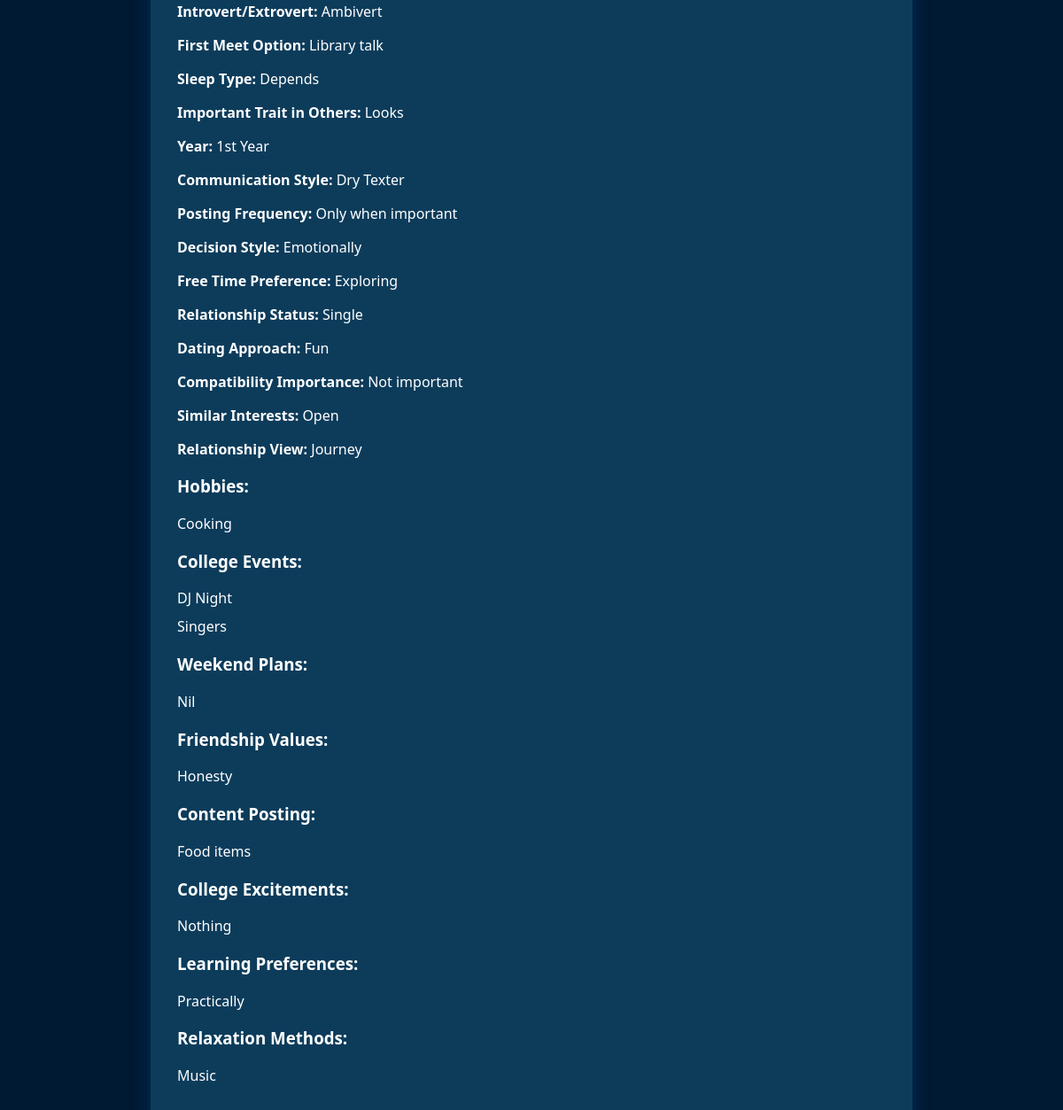
Page /accounts/ans/ (signed in) on the committed database.
### accounts/models.py (models this page shows, shortened)
class UserQuestionnaire(models.Model):
    user = models.OneToOneField(User, on_delete=models.CASCADE, related_name='questionnaire')
    hobbies = models.TextField(blank=True)
    college_events = models.TextField(blank=True)
    weekend_plans = models.TextField(blank=True)
    friendship_values = models.TextField(blank=True)
    content_posting = models.TextField(blank=True)
    college_excitements = models.TextField(blank=True)
    learning_preferences = models.TextField(blank=True)
    relaxation_methods = models.TextField(blank=True)
    introvert_extrovert = models.CharField(max_length=100, choices=[('Introvert', 'Introvert'), ('Extrovert', 'Extrovert'), ('Ambivert', 'Ambivert'), ('Shy', 'Shy')])
    first_meet = models.CharField(max_length=100, choices=[('Canteen chai', 'Canteen chai'), ('Library talk', 'Library talk'), ('Random walk', 'Random walk'), ('Event hangout', 'Event hangout'), ('Virtual hangout (online)', 'Virtual hangout (online)')])
    sleep_type = models.CharField(max_length=100, choices=[('Night owl', 'Night owl'), ('Early bird', 'Early bird'), ('Neither, depends on my mood', 'Neither, depends on my mood')])
    important_trait = models.CharField(max_length=100, choices=[('Looks', 'Looks'), ('Vibe', 'Vibe'), ('Communication', 'Communication'), ('Ambition', 'Ambition'), ('Humor', 'Humor')])
    year = models.CharField(max_length=100, choices=[('1st Year', '1st Year'), ('2nd Year', '2nd Year'), ('3rd Year', '3rd Year'), ('Final Year', 'Final Year'), ('Postgraduate', 'Postgraduate')])
    comm_style = models.CharField(max_length=100, choices=[('Dry Texter', 'Dry Texter'), ('Emojis & Memes', 'Emojis & Memes'), ('Deep Conversations', 'Deep Conversations'), ('Voice Notes Lover', 'Voice Notes Lover'), ('Frequent Calls', 'Frequent Calls')])
    posting_frequency = models.CharField(max_length=100, choices=[('Rarely', 'Rarely'), ('Occasionally', 'Occasionally'), ('Frequently', 'Frequently'), ('Almost daily', 'Almost daily'), ('Only when I have something important to share', 'Only when I have something important to share')])
    decision_style = models.CharField(max_length=100, choices=[('Logically', 'Logically'), ('Emotionally', 'Emotionally'), ('Mix of both', 'Mix of both'), ('Impulsive', 'Impulsive')])
    free_time = models.CharField(max_length=100, choices=[('Alone, doing my own thing', 'Alone, doing my own thing'), ('Hanging with friends', 'Hanging with friends'), ('Exploring new activities', 'Exploring new activities'), ('Doing something creative (art, writing, etc.)', 'Doing something creative (art, writing, etc.)')])
    relationship_status = models.CharField(max_length=100, choices=[('Single', 'Single'), ('Taken', 'Taken'), ('It\'s complicated', 'It\'s complicated'), ('Not telling', 'Not telling'), ('In an open relationship', 'In an open relationship')])
    dating_approach = models.CharField(max_length=100, choices=[('I like to take things slow', 'I like to take things slow'), ('I dive in quickly and see where it goes', 'I dive in quickly and see where it goes'), ('I prefer long-term commitment', 'I prefer long-term commitment'), ('I\'m just here for fun', 'I\'m just here for fun')])
    compatibility = models.CharField(max_length=100, choices=[('Very important', 'Very important'), ('Somewhat important', 'Somewhat important'), ('I\'m open to exploring any kind of relationship', 'I\'m open to exploring any kind of relationship'), ('Not important at all', 'Not important at all')])
    similar_interests = models.CharField(max_length=100, choices=[('Yes, definitely', 'Yes, definitely'), ('I\'m open to different interests', 'I\'m open to different interests'), ('I prefer finding someone with unique interests', 'I prefer finding someone with unique interests')])
    relationship_view = models.CharField(max_length=100, choices=[('Serious commitment', 'Serious commitment'), ('Fun and casual', 'Fun and casual'), ('I\'m unsure', 'I\'m unsure'), ('Just enjoying the journey', 'Just enjoying the journey')])
    looking_for = models.CharField(max_length=100, choices=[
        ('Girlfriend', 'Girlfriend'),
        ('Boyfriend', 'Boyfriend'),
        ('Friend', 'Friendship'),
        ('BFF', 'Best friend'),
        ('College mate', 'Study partner'),
        ('Serious partner', 'Serious relationship'),
        ('Hookup', 'Casual connection'),
        ('FWB', 'Friends with benefits'),
        ('Chill vibe', 'No expectations'),
        ('Not sure yet', 'Still figuring it out'),
        ('Chat', 'Interesting conversations')
    ], blank=True, null=True)

### accounts/views.py (the view)
# urls.py: path('ans/', views.answers_view, name='answers_page'),
@login_required
def answers_view(request):
    user = request.user
    questionnaire = UserQuestionnaire.objects.get(user=user)
    def to_list(value):
        return [v.strip() for v in value.split(',')] if value else []
    context = {
        'user': user,
        'questionnaire': questionnaire,
        'hobbies': to_list(questionnaire.hobbies),
        'college_events': to_list(questionnaire.college_events),
        'weekend_plans': to_list(questionnaire.weekend_plans),
        'friendship_values': to_list(questionnaire.friendship_values),
        'content_posting': to_list(questionnaire.content_posting),
        'college_excitements': to_list(questionnaire.college_excitements),
        'learning_preferences': to_list(questionnaire.learning_preferences),
        'relaxation_methods': to_list(questionnaire.relaxation_methods),
    }
    return render(request, 'accounts/ans.html', context)

### templates/accounts/ans.html (shortened to what this page needs)
<!DOCTYPE html>
<html lang="en">
<head>
</head>
<body>
    <div class="container">
        <div class="answers">
            <p><strong>Introvert/Extrovert:</strong> {{ questionnaire.introvert_extrovert }}</p>
            <p><strong>First Meet Option:</strong> {{ questionnaire.first_meet }}</p>
            <p><strong>Sleep Type:</strong> {{ questionnaire.sleep_type }}</p>
            <p><strong>Important Trait in Others:</strong> {{ questionnaire.important_trait }}</p>
            <p><strong>Year:</strong> {{ questionnaire.year }}</p>
            <p><strong>Communication Style:</strong> {{ questionnaire.comm_style }}</p>
            <p><strong>Posting Frequency:</strong> {{ questionnaire.posting_frequency }}</p>
            <p><strong>Decision Style:</strong> {{ questionnaire.decision_style }}</p>
            <p><strong>Free Time Preference:</strong> {{ questionnaire.free_time }}</p>
            <p><strong>Relationship Status:</strong> {{ questionnaire.relationship_status }}</p>
            <p><strong>Dating Approach:</strong> {{ questionnaire.dating_approach }}</p>
            <p><strong>Compatibility Importance:</strong> {{ questionnaire.compatibility }}</p>
            <p><strong>Similar Interests:</strong> {{ questionnaire.similar_interests }}</p>
            <p><strong>Relationship View:</strong> {{ questionnaire.relationship_view }}</p>
            <h3>Hobbies:</h3>
            <ul>
                {% for hobby in hobbies %}
                    <li>{{ hobby }}</li>
                {% endfor %}
            </ul>
            <h3>College Events:</h3>
            <ul>
                {% for event in college_events %}
                    <li>{{ event }}</li>
                {% endfor %}
            </ul>
            <h3>Weekend Plans:</h3>
            <ul>
                {% for plan in weekend_plans %}
                    <li>{{ plan }}</li>
                {% endfor %}
            </ul>
            <h3>Friendship Values:</h3>
            <ul>
                {% for value in friendship_values %}
                    <li>{{ value }}</li>
                {% endfor %}
            </ul>
            <h3>Content Posting:</h3>
            <ul>
                {% for content in content_posting %}
                    <li>{{ content }}</li>
                {% endfor %}
            </ul>
            <h3>College Excitements:</h3>
            <ul>
                {% for excite in college_excitements %}
                    <li>{{ excite }}</li>
                {% endfor %}
            </ul>
            <h3>Learning Preferences:</h3>
            <ul>
                {% for learn in learning_preferences %}
                    <li>{{ learn }}</li>
                {% endfor %}
            </ul>
            <h3>Relaxation Methods:</h3>
            <ul>
                {% for relax in relaxation_methods %}
                    <li>{{ relax }}</li>
                {% endfor %}
            </ul>
        </div>
    </div>
</body>
</html>

### templates/accounts/ans.html (style rules this page uses)
body { font-family: 'Segoe UI', sans-serif; background-color: #001a33; color: white; display: flex; justify-content: center; align-items: center; height: 100vh; }
.container { padding: 30px; background-color: #0d3c5b; border-radius: 10px; box-shadow: 0 0 20px rgba(0, 76, 153, 0.4); width: 80%; max-width: 800px; }
.profile, .answers { margin-bottom: 30px; }
.answers ul { list-style-type: none; padding-left: 0; }
.answers ul li { margin-bottom: 10px; }

### rows in the picture
UserQuestionnaire: introvert_extrovert "Ambivert", first_meet "Library talk", sleep_type "Depends", important_trait "Looks", year "1st Year", comm_style "Dry Texter", posting_frequency "Only when important", decision_style "Emotionally", free_time "Exploring", relationship_status "Single", dating_approach "Fun", compatibility "Not important", similar_interests "Open", relationship_view "Journey", hobbies "Cooking", weekend_plans "Nil", friendship_values "Honesty", content_posting "Food items", college_excitements "Nothing", learning_preferences "Practically", relaxation_methods "Music"

### other values in the picture
{{ event }} "DJ Night" "Singers"
